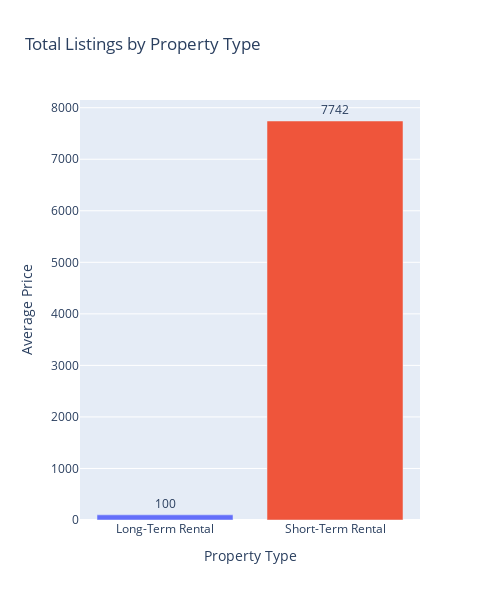

This figure's notebook cell:
### Code cell
## --------------------------------------------------------------Number of Listings per property type------------------------------------------------------
listing_by_property= data.groupby('property_type')['id'].count().reset_index(name='Total Listings')
fig = px.bar(listing_by_property.reset_index(),
             x='property_type',
             y='Total Listings',
             title='Total Listings by Property Type',
             color='property_type',
             text='Total Listings')

fig.update_traces( textposition='outside')
fig.update_layout(height = 600, width = 500,showlegend=False, yaxis_title='Average Price', xaxis_title='Property Type')
fig.show()

### Figure 1 — Plotly figure (JSON) as saved in the notebook; plotly's stock layout.template omitted (floating-point values rounded to 4 significant figures)
{"data": [{"alignmentgroup": "True", "hovertemplate": "property_type=%{x}<br>Total Listings=%{text}<extra></extra>", "legendgroup": "Long-Term Rental", "marker": {"color": "#636efa", "pattern": {"shape": ""}}, "name": "Long-Term Rental", "offsetgroup": "Long-Term Rental", "orientation": "v", "showlegend": true, "text": [100], "textposition": "outside", "type": "bar", "x": ["Long-Term Rental"], "xaxis": "x", "y": [100], "yaxis": "y"}, {"alignmentgroup": "True", "hovertemplate": "property_type=%{x}<br>Total Listings=%{text}<extra></extra>", "legendgroup": "Short-Term Rental", "marker": {"color": "#EF553B", "pattern": {"shape": ""}}, "name": "Short-Term Rental", "offsetgroup": "Short-Term Rental", "orientation": "v", "showlegend": true, "text": [7742], "textposition": "outside", "type": "bar", "x": ["Short-Term Rental"], "xaxis": "x", "y": [7742], "yaxis": "y"}], "layout": {"barmode": "relative", "height": 600, "legend": {"title": {"text": "property_type"}, "tracegroupgap": 0}, "showlegend": false, "title": {"text": "Total Listings by Property Type"}, "width": 500, "xaxis": {"anchor": "y", "autorange": true, "categoryarray": ["Long-Term Rental", "Short-Term Rental"], "categoryorder": "array", "domain": [0, 1], "range": [-0.5, 1.5], "title": {"text": "Property Type"}, "type": "category"}, "yaxis": {"anchor": "x", "autorange": true, "domain": [0, 1], "range": [0, 8149.0], "title": {"text": "Average Price"}, "type": "linear"}}}
